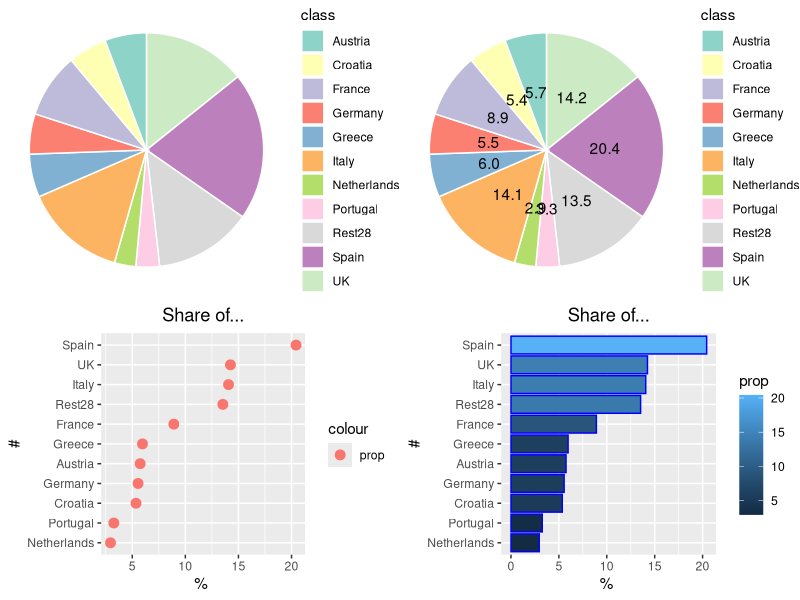
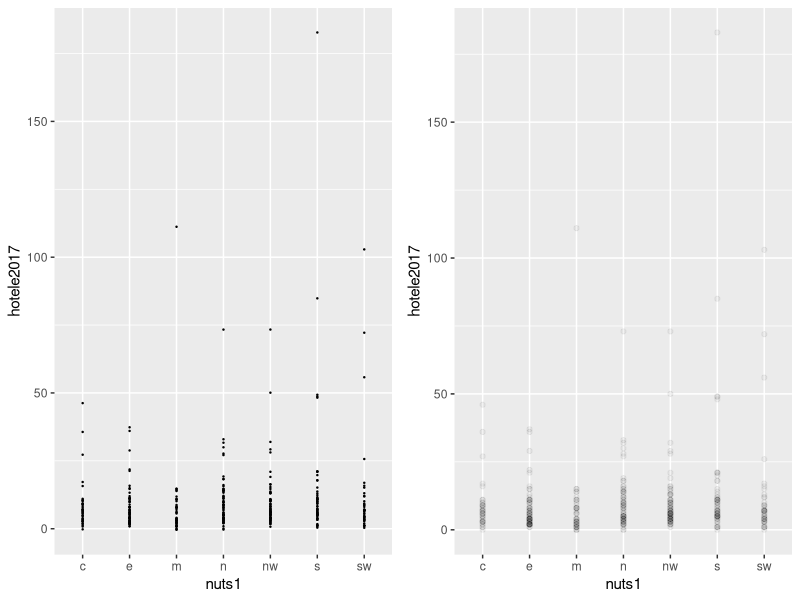
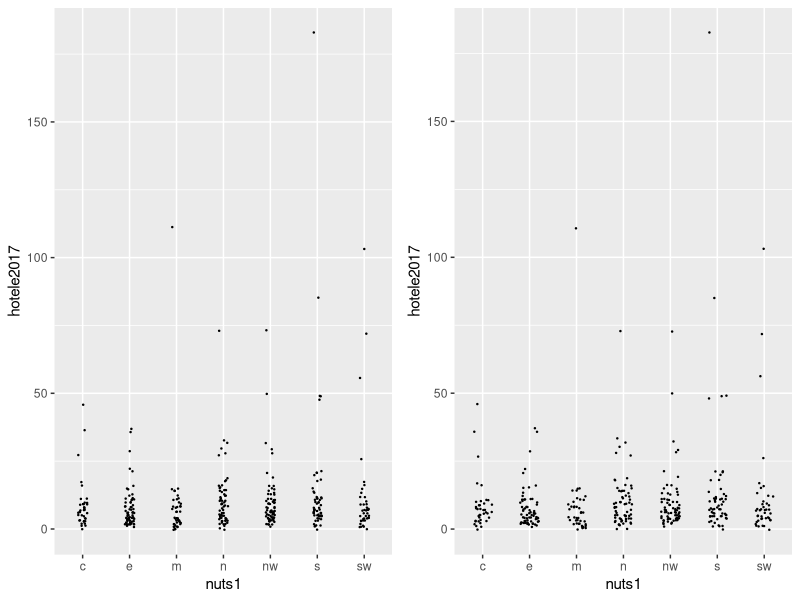
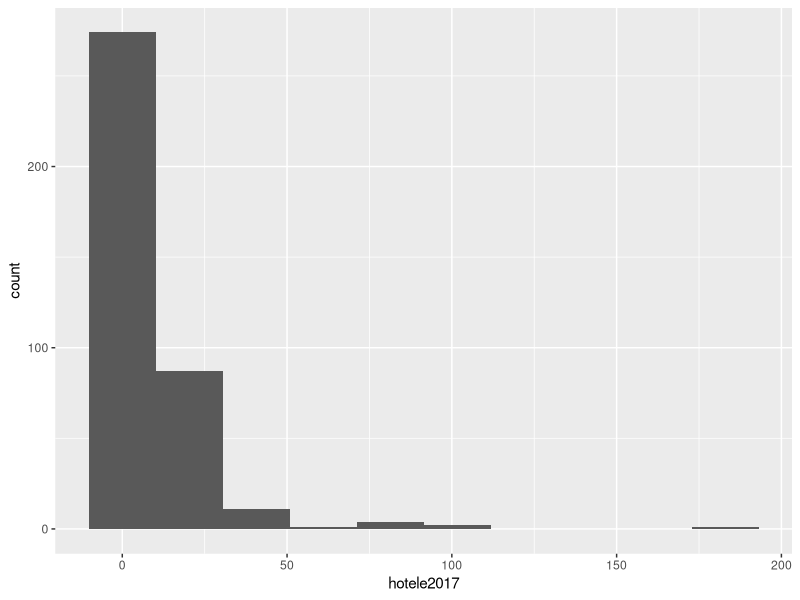
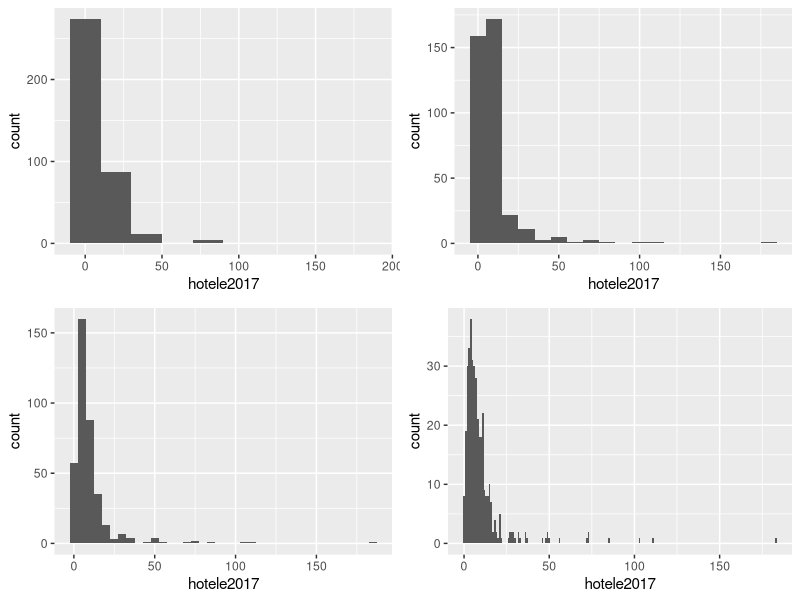
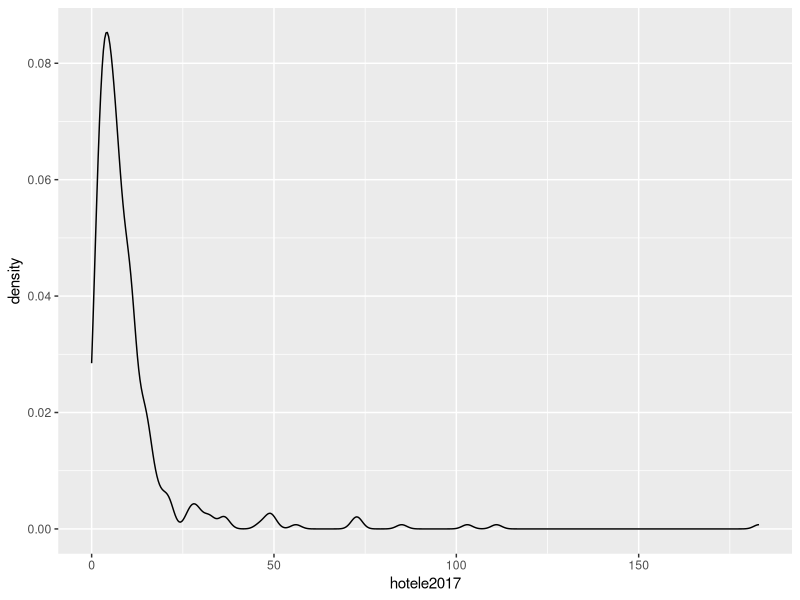
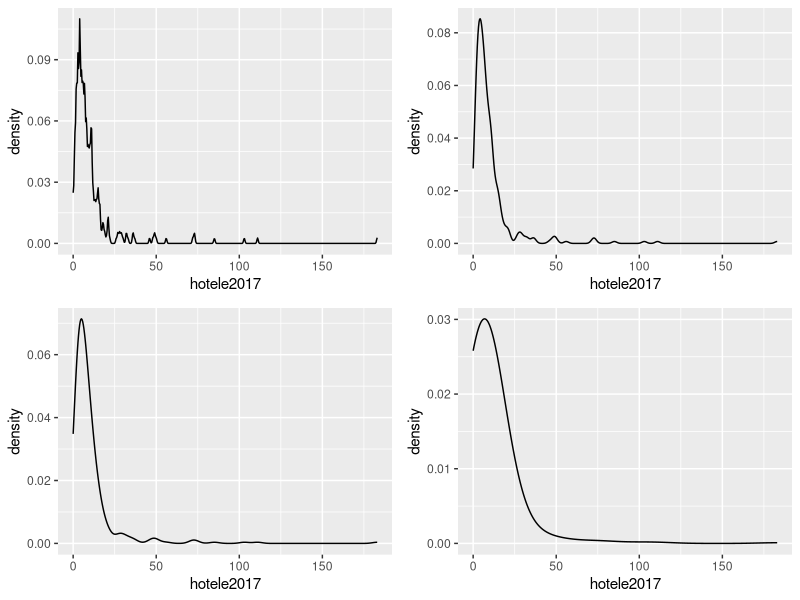
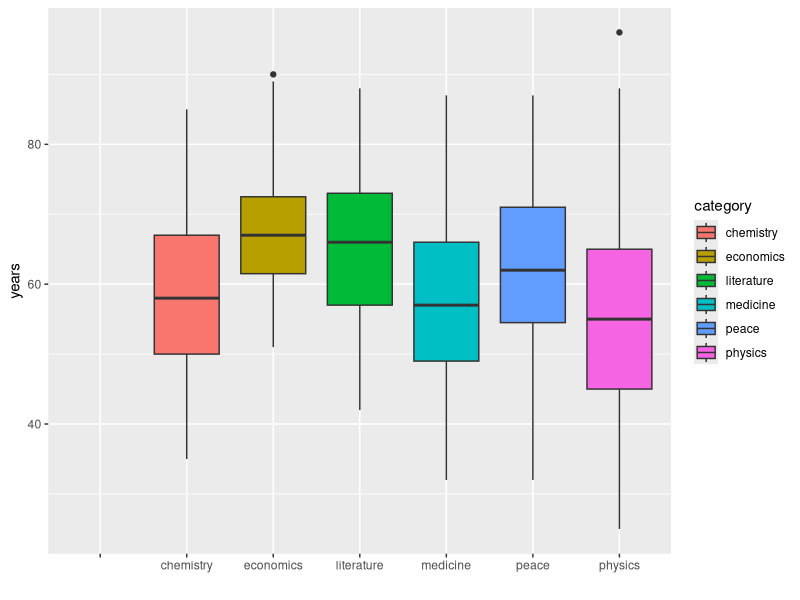

These charts were generated, in order, by the following R code:
## ---- chunk 1
library(ggplot2)
library("dplyr")
library(RColorBrewer)
library(ggpubr)

# https://www.datanovia.com/en/blog/how-to-create-a-pie-chart-in-r-using-ggplot2/
df <- data.frame( class=c("Spain", "UK", "Italy", "France", "Greece",
    "Austria", "Germany", "Croatia", "Portugal", "Netherlands", "Rest28"),
    n=c(305907462, 213378155, 210658786, 133499991, 89284386, 86044321, 83111219,
        80176804, 48884842, 44169041, 202635615));

sum.eu <-sum(df$n)
df["prop"] <- df$n / sum.eu * 100;
df["txt.prop"] <- sprintf ("%.1f", df$prop);

df <- df %>%
  arrange(desc(class)) %>%
  mutate(ypos = cumsum(prop) - 0.5*prop)

mycols <- brewer.pal(13, "Set3")

pc1 <- ggplot(df, aes(x = "", y = prop, fill = class)) +
  geom_bar(width = 1, stat = "identity", color = "white") +
  coord_polar("y", start = 0)+
  scale_fill_manual(values = mycols) +
  theme_void()

pc2 <- ggplot(df, aes(x = "", y = prop, fill = class)) +
  geom_bar(width = 1, stat = "identity", color = "white") +
  coord_polar("y", start = 0)+
  geom_text(aes(y = ypos, label = txt.prop), color = "black")+
  scale_fill_manual(values = mycols) +
  theme_void()

## dot-plot
pc3 <- ggplot(df, aes(x = reorder(class, n) )) +
  geom_point(aes(y = prop, colour = 'prop' ), size=3) +
  xlab(label="#") + ylab(label="% ") + coord_flip()+
  ggtitle("Share of...") +
  theme(plot.title = element_text(hjust = 0.5))

## bar chart
pc4 <- ggplot(df, aes(x = reorder(class, n), y=prop, fill=prop )) +
  geom_bar(stat="identity", color = 'blue' ) +
  xlab(label="#") + ylab(label="% ") +
  coord_flip()+ ggtitle("Share of...") +
  theme(plot.title = element_text(hjust = 0.5))

ggarrange(pc1, pc2, pc3, pc4, ncol = 2, nrow = 2)
## ---- chunk 2
d <- read.csv("powiaty_wskazniki_woj_regiony.csv", sep = ';',  header=T, na.string="NA");
d$wteryt <- as.factor(d$wteryt)

p4<-ggplot(d, aes(x=nuts1, y=hotele2017)) +
   geom_jitter(position=position_jitter(0.0), cex=.2)
p3<-ggplot(d, aes(x=nuts1, y=hotele2017)) +
  geom_point(alpha = 1/20)
  #geom_point(size = .3)
  #geom_jitter(position=position_jitter(0.05), cex=1.2)
ggarrange(p4,p3, ncol = 2, nrow = 1)
## ---- chunk 3
p1<-ggplot(d, aes(x=nuts1, y=hotele2017)) +
   geom_jitter(position=position_jitter(0.2), cex=.2)
p2<-ggplot(d, aes(x=nuts1, y=hotele2017)) +
   geom_jitter(position=position_jitter(0.1), cex=.2)
ggarrange(p2,p1, ncol = 2, nrow = 1)
## ---- chunk 4
ggplot(d, aes(x = hotele2017)) +
  geom_histogram(bins = nclass.Sturges(d$hotele2017))
## ---- chunk 5
#library(ggpubr)
p1 <- ggplot(d, aes(x = hotele2017)) +
  geom_histogram(binwidth = 20)
p2 <- ggplot(d, aes(x = hotele2017)) +
  geom_histogram(binwidth = 10)
p3 <- ggplot(d, aes(x = hotele2017)) +
  geom_histogram(binwidth = 5)
p4 <- ggplot(d, aes(x = hotele2017)) +
  geom_histogram(binwidth = 1)

ggarrange(p1,p2,p3,p4)
## ---- chunk 6
ggplot(data=d) + geom_density(aes(x=hotele2017))
## ---- chunk 7
p1 <- ggplot(data=d) + geom_density(aes(x=hotele2017), adjust=0.25)
p2 <- ggplot(data=d) + geom_density(aes(x=hotele2017), adjust=1.0)
p3 <- ggplot(data=d) + geom_density(aes(x=hotele2017), adjust=2.0)
p4 <- ggplot(data=d) + geom_density(aes(x=hotele2017), adjust=8.0)
ggarrange(p1,p2,p3,p4)
## ---- chunk 8
nlf <- read.csv("nobel_laureates3.csv", sep = ';', dec = ",",  header=T, na.string="NA");

ggplot(nlf, aes(x=category, y=age, fill=category)) + geom_boxplot() + ylab("years") + xlab("");
## ---- chunk 9
p3<-ggplot(d, aes(x=wteryt, y=hotele2017)) +
   geom_jitter(position=position_jitter(0.05), cex=.3)
p4<-ggplot(d, aes(x=wteryt, y=hotele2017)) +
   geom_jitter(position=position_jitter(0.0), cex=.3)
ggarrange(p4,p3, ncol = 2, nrow = 1)
## ---- chunk 10
p2<-ggplot(d, aes(x=wteryt, y=hotele2017)) +
   geom_jitter(position=position_jitter(0.1), cex=.3)

p1<-ggplot(d, aes(x=wteryt, y=hotele2017)) +
   geom_jitter(position=position_jitter(0.2), cex=.3)
ggarrange(p2,p1, ncol = 2, nrow = 1)
## ---- chunk 11
p5 <- ggplot(d, aes(x=wteryt, y=hotele2017, fill=wteryt)) + geom_boxplot() + ylab("#") + xlab("");

p6 <- ggplot(d, aes(x=wteryt, y=hotele2017, fill=wteryt)) + geom_boxplot(outlier.shape=NA) + ylab("#") + xlab("") +
      coord_cartesian(ylim = c(0, 25)) +
      theme(legend.position="none")
ggarrange(p5,p6,ncol = 2, nrow = 1)
## ---- chunk 12
d <- read.csv("powiaty_hotele_caloroczne_turysci_2017M.csv", sep = ';',  header=T, na.string="NA");

d <-  subset(d, (y2017 > 0 ))
dd <- d;

m <- subset(dd, (teryt %in% c("3263", "3207", "3205", "3208", "3209", "3213", "2212", "2208", "2215", "2211", "2210")));
# szacujemy prosty model trendu
lm <- lm(data=m, tz2017 ~  y2017 ); summary(lm)
otherc <- coef(lm);
# W tytule średnia/mediana i równanie trendu
title <- sprintf ("Hotels vs foreign tourists morze 2017 (y = %.2f x + %.1f)", otherc[2], otherc[1] );
q0h <- ggplot(m, aes(x=y2017, y=tz2017)) + geom_point() +
 ggtitle(title) +
 geom_smooth(aes(x = y2017, y=tz2017, colour="tz2017"), method="lm", size=.5)

m <- subset(dd, (teryt %in% c("1801", "1821", "1817", "1807",
  "1805", "1205", "1210", "1211", "1217", "1215", "2417", "2403", "0208", "021", "0206", "0212")));
# szacujemy prosty model trendu
lm <- lm(data=m, tz2017  ~ y2017 ); summary(lm)
otherc <- coef(lm);
# W tytule średnia/mediana i równanie trendu
title <- sprintf ("Hotels vs foreign tourists góry 2017 (y = %.2f x + %.1f)", otherc[2], otherc[1] );
q1h <- ggplot(m, aes(x=y2017, y=tz2017)) + geom_point() +
 ggtitle(title) +
 geom_smooth(aes(x = y2017, y=tz2017, colour="tz2017"), method="lm", size=.5)

# Loess

m <- subset(dd, (teryt %in% c("3263", "3207", "3205", "3208", "3209", "3213", "2212", "2208", "2215", "2211", "2210")));
title <- sprintf ("Weekly for %s # (y = %.2f x + %.1f)", "", otherc[2], otherc[1] );
q2h<- ggplot(m, aes(x=y2017, y=tz2017)) + geom_point() +
 ggtitle("Hotels vs foreign tourists morze 2017") +
 geom_smooth(aes(x = y2017, y=tz2017, colour="darkblue"), method="loess", size=.5)

m <- subset(dd, (teryt %in% c("1801", "1821", "1817", "1807",
  "1805", "1205", "1210", "1211", "1217", "1215", "2417", "2403", "0208", "021", "0206", "0212")));
q3h<- ggplot(m, aes(x=y2017, y=tz2017)) + geom_point() +
 ggtitle("Hotels vs foreign tourists 2017 (góry)") +
 geom_smooth(aes(x = y2017, y=tz2017, colour="darkblue"), method="loess", size=.5)


ggarrange(q0h,q1h, ncol = 2, nrow = 1)
## ---- chunk 13
ggarrange(q2h,q3h,ncol = 2, nrow = 1)
## ---- chunk 14
dA <- read.csv("nobel_laureates3.csv", sep = ';', dec = ",",  header=T, na.string="NA");
nrow(dA)
dS <-  subset(dA, (! bornCountryCode == "" )) # by country of birth
nrow(dS) # how many
## ---- chunk 15
u <- table(dS$bornCountryCode)
uf <- as.data.frame(u)
## ---- chunk 16
names(uf)[1] = 'country'

lFreq <- log2(uf$Freq)
uf["lfreq"] <- lFreq
pc3 <- ggplot(uf, aes(x = reorder(country, Freq) )) +
  geom_point(aes(y = Freq, colour = 'Freq' ), size=1) +
  xlab(label="cc") + ylab(label="n ") + coord_flip()+
  ggtitle("Number of Nobel laureates by Country") +
  theme(axis.text = element_text(size = 7)) +
  theme(plot.title = element_text(hjust = 0.5))
pc4 <- ggplot(uf, aes(x = reorder(country, lfreq) )) +
  geom_point(aes(y = lfreq, colour = 'lfreq' ), size=1) +
  xlab(label="cc") + ylab(label="log(n) ") + coord_flip()+
  ggtitle("Number of Nobel laureates by Country") +
  theme(axis.text = element_text(size = 7)) +
  theme(plot.title = element_text(hjust = 0.5))

llFreq <- log10(uf$Freq)
uf["llfreq"] <- llFreq

pc5 <- ggplot(uf, aes(x = reorder(country, llfreq) )) +
  geom_point(aes(y = llfreq, colour = 'lfreq' ), size=1) +
  xlab(label="cc") + ylab(label="log(n) ") + coord_flip()+
  ggtitle("Number of Nobel laureates by Country") +
  theme(axis.text = element_text(size = 7)) +
  theme(plot.title = element_text(hjust = 0.5))

ggarrange(pc3, pc4, pc5, ncol = 3, nrow = 1);
## ---- chunk 17
u
## ---- chunk 18
#library(ggplot2)
#library(RColorBrewer)
#library(dplyr)
#library(ggarrange)

df <- data.frame( visit.freq=c("every few years", "once a year", "every few months", "once a month", "every few weeks"),
n=c(36,30, 22, 6, 6))

colors <- brewer.pal(10, "Set1");
df["label"] <- sprintf ("%.1f", df$n);

df <- df %>%
  arrange(desc(visit.freq)) %>%
  mutate(ypos = cumsum(n) - 0.5*n)

px1 <- ggplot(df, aes(x = "", y = n, fill = visit.freq)) +
  geom_bar(width = 1, stat = "identity", color = "white") +
  coord_polar("y", start = 0)+
  geom_text(aes(y = ypos, label = label), color = "black", size=3)+
  scale_fill_manual(values = colors, name="Frequency") +
  theme_void()

px2 <- ggplot(df, aes(x = reorder(visit.freq, n), y=n)) +
  geom_bar(stat="identity", fill = 'steelblue' ) +
  xlab(label="#") +
  ylab(label="% ") +
  coord_flip()+
  geom_text(aes(label=n), hjust=1.6, color="white", size=3.0)+
  ggtitle("Frequency...") +
  theme(plot.title = element_text(hjust = 0.5))

dg <- data.frame( visit.freq=c("1--2", "3--5", "6--7", "8 and more"),
n=c(78.9, 18.0, 2.1, 1.0))
dg["lab"] <- sprintf ("%.1f", dg$n);

dg <- dg %>%
  arrange(desc(visit.freq)) %>%
  mutate(ypos = cumsum(n) - 0.5*n)

px88 <- ggplot(dg, aes(x = "", y = n, fill = visit.freq)) +
  geom_bar(width = 1, stat = "identity", color = "white") +
  coord_polar("y", start = 0)+
  geom_text(aes(y = ypos, label = lab), color = "black", size=3)+
  scale_fill_manual(values = colors, name="Frequency") +
  theme_void()

px9 <- ggplot(dg, aes(x = reorder(visit.freq, n), y=n)) +
  geom_bar(stat="identity", fill = 'orange' ) +
  xlab(label="#") +
  ylab(label="% ") +
  coord_flip()+
  geom_text(aes(label=lab), hjust=-.3, color="darkgreen", size=3.0)+
  ggtitle("Length of stay (days)") +
  theme(plot.title = element_text(hjust = 0.5))

dh <- data.frame( visit.freq=c("guestrooms", "family", "camping", "hostel", "hotel", "guesthouse"),
      n=c(48.0, 23, 11, 9.0, 5.4, 3.6))

dh["lab"] <- sprintf ("%.1f", dh$n);

px3<-ggplot(dh, aes(x = reorder(visit.freq, n), y=n)) +
  geom_bar(stat="identity", fill = 'orchid2' ) +
  xlab(label="#") +
  ylab(label="% ") +
  coord_flip()+
  geom_text(aes(label=lab), hjust=-.1, color="darkgreen", size=3.0)+
  ggtitle("Type of accomodation") +
  theme(plot.title = element_text(hjust = 0.5))


px4<-ggplot(dh, aes(x = reorder(visit.freq, n) )) +
  geom_point(aes(y = n, color="blue",show.legend=F), size=3) +
  xlab(label="#") +
  ylab(label="% ") +
  coord_flip()+
  geom_text(aes(y=n, label=lab), hjust=.1, vjust=-.8, color="darkgreen", size=3.0)+
  ggtitle("Share of...") +
  scale_color_discrete(guide=F) +
  theme(plot.title = element_text(hjust = 0.5))

## ---- chunk 19
ggarrange(px1, px88, ncol = 2, nrow = 1);
## ---- chunk 20
ggarrange(px2, px3, px4, px9, ncol = 2, nrow = 2);
